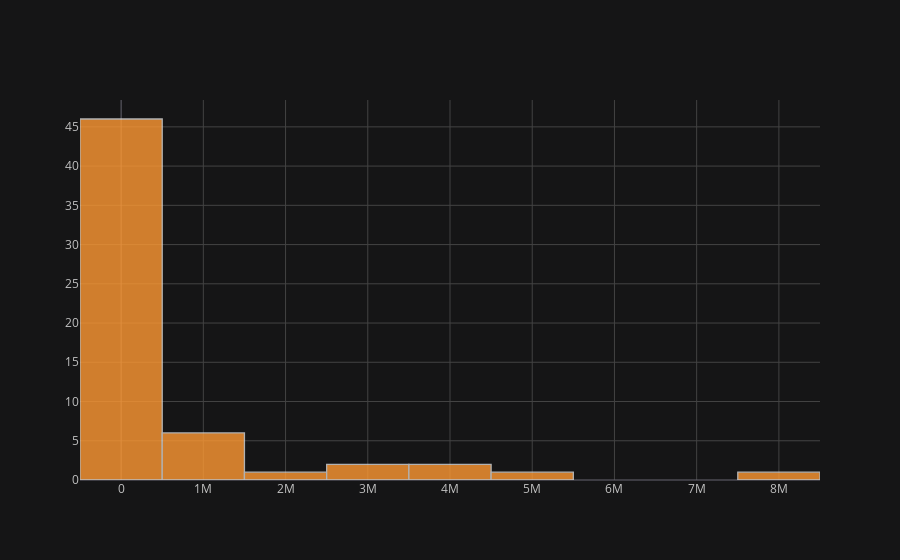

This figure's notebook cell:
### Code cell
nations['DeathsFinal'].sum().iplot(kind='histogram')

### Figure 1 — Plotly figure (JSON) as saved in the notebook; plotly's stock layout.template omitted (floating-point values rounded to 4 significant figures)
{"data": [{"histfunc": "count", "histnorm": "", "marker": {"color": "rgba(255, 153, 51, 1.0)", "line": {"color": "#D9D9D9", "width": 1.3}}, "name": "DeathsFinal", "opacity": 0.8, "orientation": "v", "type": "histogram", "uid": "6463e689-06ab-4d03-b439-6623b24efc76", "x": [30000, 40500, 120000, 88000, 2000, 25000, 272000, 45400, 3500789, 100, 325000, 3200, 3500000, 50000, 100000, 97000, 552600, 1250000, 7628176, 327550, 804500, 200, 2087000, 200, 500, 200, 444290, 2870000.0, 430500, 230000, 350000, 2000, 100000, 1500, 100, 300, 500, 301000, 11900, 100, 9500, 15000, 807000, 2898500, 55000, 616400, 150000, 50000, 65500, 11900, 57000, 4792982, 600, 100, 7600, 200, 450901, 288001, 1027000]}], "layout": {"barmode": "overlay", "legend": {"bgcolor": "#151516", "font": {"color": "#D9D9D9"}}, "paper_bgcolor": "#151516", "plot_bgcolor": "#151516", "title": {"font": {"color": "#D9D9D9"}}, "xaxis": {"gridcolor": "#434343", "showgrid": true, "tickfont": {"color": "#C2C2C2"}, "title": {"font": {"color": "#D9D9D9"}, "text": ""}, "zerolinecolor": "#666570"}, "yaxis": {"gridcolor": "#434343", "showgrid": true, "tickfont": {"color": "#C2C2C2"}, "title": {"font": {"color": "#D9D9D9"}, "text": ""}, "zerolinecolor": "#666570"}}}
